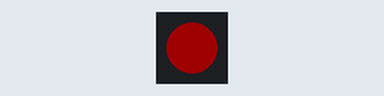
The sketch below on a simulated Arduino Uno, built with avr-gcc and run on an emulated ATmega328P. Parts: 1 RGB LEDs in strip order, left to right. Dim RGB values are drawn brighter than linear.

Above: at 0.05 s.
At 0.45 s:
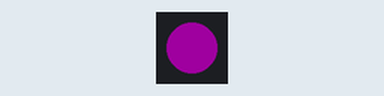
At 1.25 s:
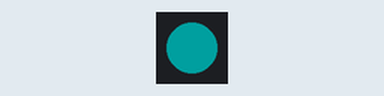
At 2.75 s:
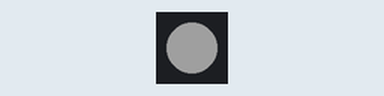
Timing chart, 0 to 3.0 s (numbered marks = the images above):
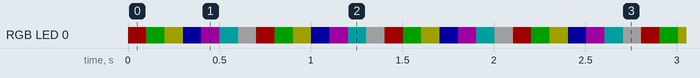

Measured:
- by itself, RGB LED 0: repeats every 0.70 s: RGB(0, 32, 0) 0.10 s, RGB(32, 32, 0) 0.10 s, RGB(0, 0, 32) 0.10 s, RGB(32, 0, 32) 0.10 s, RGB(0, 32, 32) 0.10 s, RGB(32, 32, 32) 0.10 s, RGB(32, 0, 0) 0.10 s
- by itself, everything shown: repeats every 0.70 s, in 7 steps

The sketch:

sketch_sep29a.ino
```cpp
// (licence header left out)
#include <Adafruit_NeoPixel.h>

#define DIN_PIN 16            // NeoPixel　の出力ピン番号はGP16
#define LED_COUNT 1           // LEDの連結数
#define WAIT_MS 100          // 次の点灯までのウエイト
#define BRIGHTNESS 32        // 輝度
Adafruit_NeoPixel pixels(LED_COUNT, DIN_PIN, NEO_GRB + NEO_KHZ800);

void setup()
{
  pixels.begin();             //NeoPixel制御開始
}

void loop()
{
  pixels.clear();

  //pixels.Color(Red, Green, Blue)で、パレット情報を作成する。
  //赤点灯
  pixels.setPixelColor(0, pixels.Color(BRIGHTNESS, 0, 0));
  pixels.show();
  delay(WAIT_MS);

  //緑点灯
  pixels.setPixelColor(0, pixels.Color(0, BRIGHTNESS, 0));
  pixels.show();
  delay(WAIT_MS);

  //赤　＋　緑　で　黄点灯
  pixels.setPixelColor(0, pixels.Color(BRIGHTNESS, BRIGHTNESS, 0));
  pixels.show();
  delay(WAIT_MS);

  //青点灯
  pixels.setPixelColor(0, pixels.Color(0, 0, BRIGHTNESS));
  pixels.show();
  delay(WAIT_MS);

  //赤　＋　青　で　紫点灯
  pixels.setPixelColor(0, pixels.Color(BRIGHTNESS, 0, BRIGHTNESS));
  pixels.show();
  delay(WAIT_MS);

  //緑　＋　青　で　水点灯
  pixels.setPixelColor(0, pixels.Color(0, BRIGHTNESS, BRIGHTNESS));
  pixels.show();
  delay(WAIT_MS);

  //赤　＋　緑　＋　青　で　白点灯
  pixels.setPixelColor(0, pixels.Color(BRIGHTNESS, BRIGHTNESS, BRIGHTNESS));
  pixels.show();
  delay(WAIT_MS);
}
```
